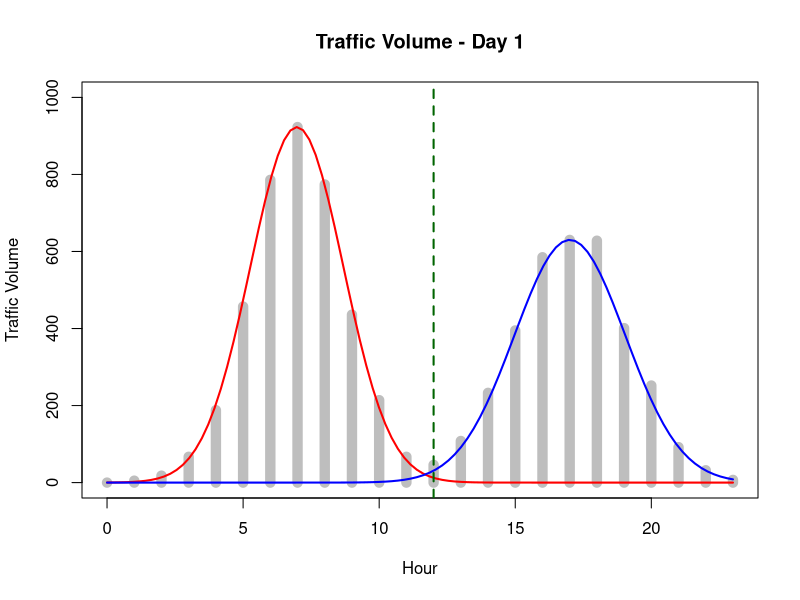
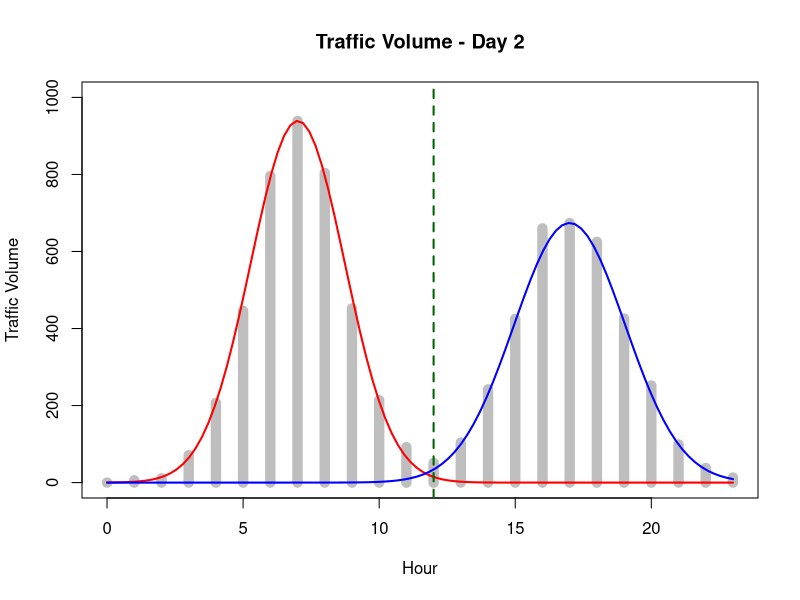
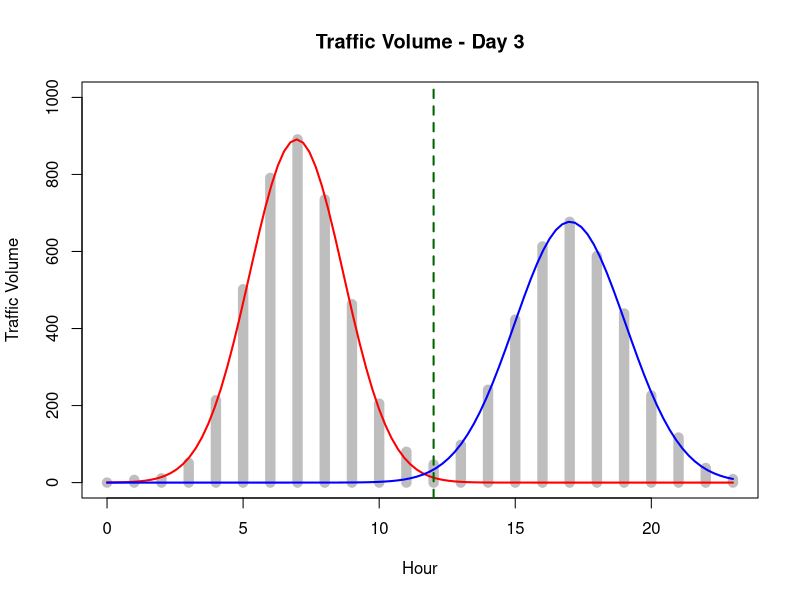
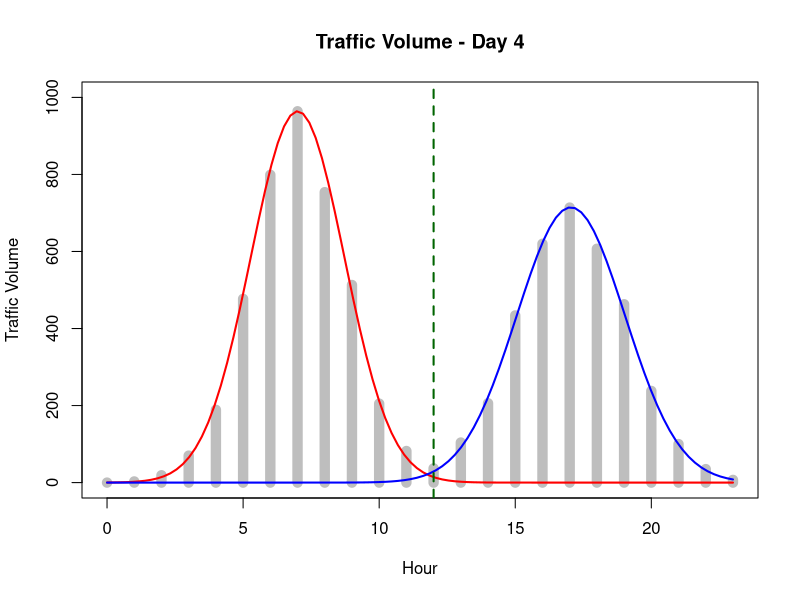
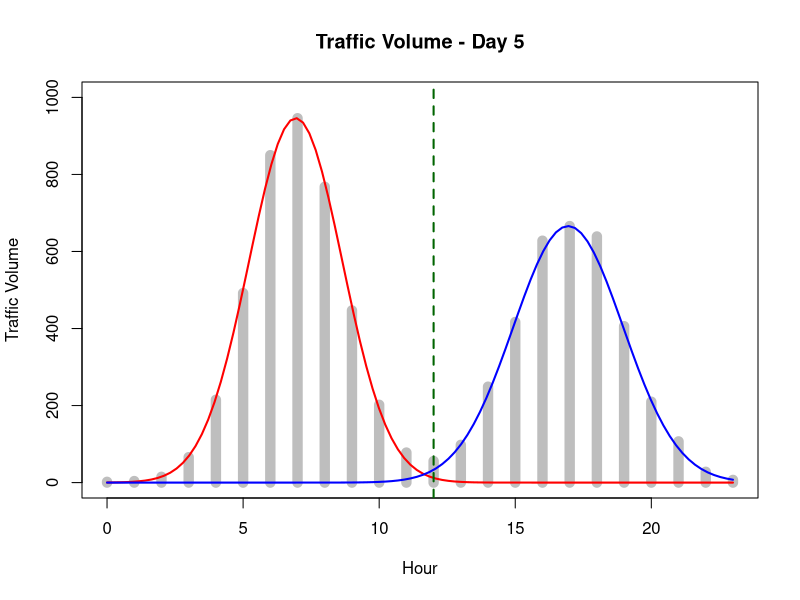
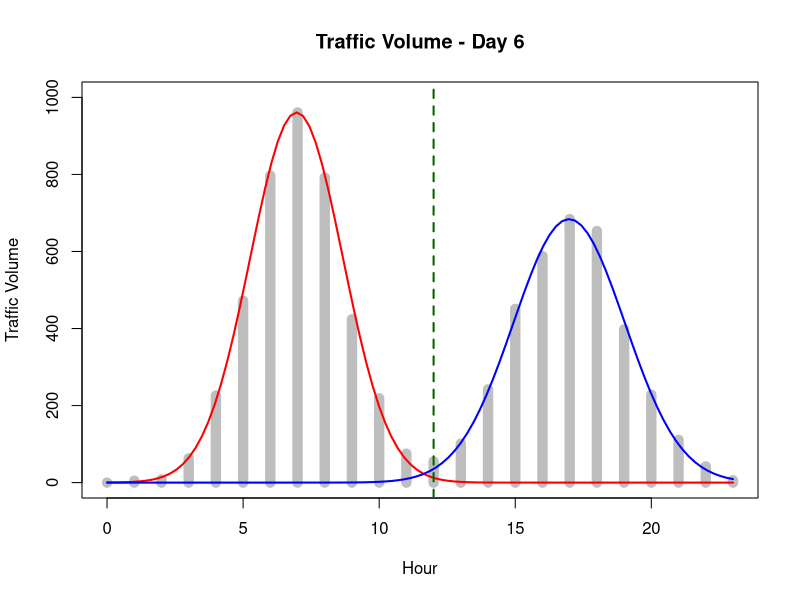
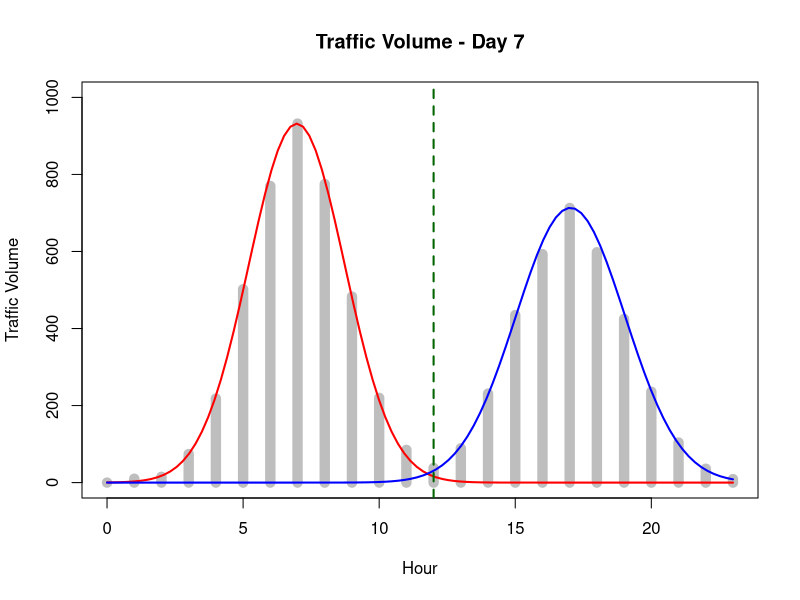

Reproduce these figures in R, in order.
# Load the dataset
trafficData <- read.csv("Metro_Interstate_Traffic_Volume_pdf.csv", header=FALSE)
colnames(trafficData) <- c("DayOfWeek", "Hour", "TrafficVolume")

# Function to calculate separate Gaussian distributions
calculate_gaussians <- function(hours, trafficFlow, splitHour) {
  # Morning data
  morningHours <- hours[hours < splitHour]
  morningFlow <- trafficFlow[hours < splitHour]
  morningMean <- sum(morningHours * morningFlow) / sum(morningFlow)
  morningVar <- sum((morningHours - morningMean)^2 * morningFlow) / sum(morningFlow)
  
  # Evening data
  eveningHours <- hours[hours >= splitHour]
  eveningFlow <- trafficFlow[hours >= splitHour]
  eveningMean <- sum(eveningHours * eveningFlow) / sum(eveningFlow)
  eveningVar <- sum((eveningHours - eveningMean)^2 * eveningFlow) / sum(eveningFlow)
  
  # Generate points for Gaussian distribution
  x_points <- seq(min(hours), max(hours), length.out = 100)
  
  # Gaussian distributions
  gaussianMorning <- dnorm(x_points, morningMean, sqrt(morningVar))
  gaussianEvening <- dnorm(x_points, eveningMean, sqrt(eveningVar))
  
  # Scaling factors
  scalingFactorMorning <- max(morningFlow) / max(gaussianMorning)
  scalingFactorEvening <- max(eveningFlow) / max(gaussianEvening)
  
  # Scale the Gaussian models
  gaussianScaledMorning <- gaussianMorning * scalingFactorMorning
  gaussianScaledEvening <- gaussianEvening * scalingFactorEvening
  
  return(list(morning = list(x = x_points, y = gaussianScaledMorning), 
              evening = list(x = x_points, y = gaussianScaledEvening)))
}

# Loop through each day of the week
for (dayIndex in 1:7) {
  # Filter data for the day
  dayData <- subset(trafficData, DayOfWeek == dayIndex)
  dayData <- dayData[order(dayData$Hour),]
  
  # Estimate a reasonable split hour for morning and evening peaks
  splitHour <- 12 # This is a simplified assumption, you may need a more data-driven approach
  
  # Calculate Gaussian distributions for morning and evening
  gaussians <- calculate_gaussians(dayData$Hour, dayData$TrafficVolume, splitHour)
  
  # Plotting with a fixed y-axis range from 0 to 1000
  plot(dayData$Hour, dayData$TrafficVolume, type='h', col='grey', lwd=10, xlab="Hour", ylab="Traffic Volume",
       main=paste("Traffic Volume - Day", dayIndex), ylim=c(0, 1000))
  lines(gaussians$morning$x, gaussians$morning$y, col='red', type='l', lwd=2)
  lines(gaussians$evening$x, gaussians$evening$y, col='blue', type='l', lwd=2)
  
  # Displaying the split hour line
  abline(v=splitHour, col="darkgreen", lwd=2, lty=2)
  

}

# Note: The standard deviation lines are shown for the overall mean hour. If you need to show
# separate lines for the before and after segments, you would need to calculate those separately.
